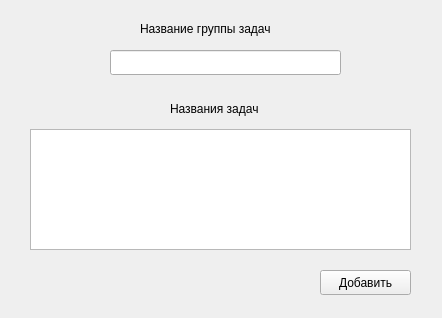
<?xml version="1.0" encoding="UTF-8"?>
<ui version="4.0">
 <class>Form</class>
 <widget class="QWidget" name="Form">
  <property name="geometry">
   <rect>
    <x>0</x>
    <y>0</y>
    <width>442</width>
    <height>318</height>
   </rect>
  </property>
  <property name="windowTitle">
   <string>Form</string>
  </property>
  <widget class="QPushButton" name="addButton">
   <property name="geometry">
    <rect>
     <x>320</x>
     <y>270</y>
     <width>91</width>
     <height>25</height>
    </rect>
   </property>
   <property name="text">
    <string>Добавить</string>
   </property>
  </widget>
  <widget class="QLineEdit" name="group_name">
   <property name="geometry">
    <rect>
     <x>110</x>
     <y>50</y>
     <width>231</width>
     <height>25</height>
    </rect>
   </property>
  </widget>
  <widget class="QLabel" name="label">
   <property name="geometry">
    <rect>
     <x>140</x>
     <y>20</y>
     <width>171</width>
     <height>17</height>
    </rect>
   </property>
   <property name="text">
    <string>Название группы задач</string>
   </property>
  </widget>
  <widget class="QLabel" name="label_2">
   <property name="geometry">
    <rect>
     <x>170</x>
     <y>100</y>
     <width>121</width>
     <height>17</height>
    </rect>
   </property>
   <property name="text">
    <string>Названия задач</string>
   </property>
  </widget>
  <widget class="QPlainTextEdit" name="group_tasks">
   <property name="geometry">
    <rect>
     <x>30</x>
     <y>129</y>
     <width>381</width>
     <height>121</height>
    </rect>
   </property>
  </widget>
 </widget>
 <resources/>
 <connections/>
</ui>
